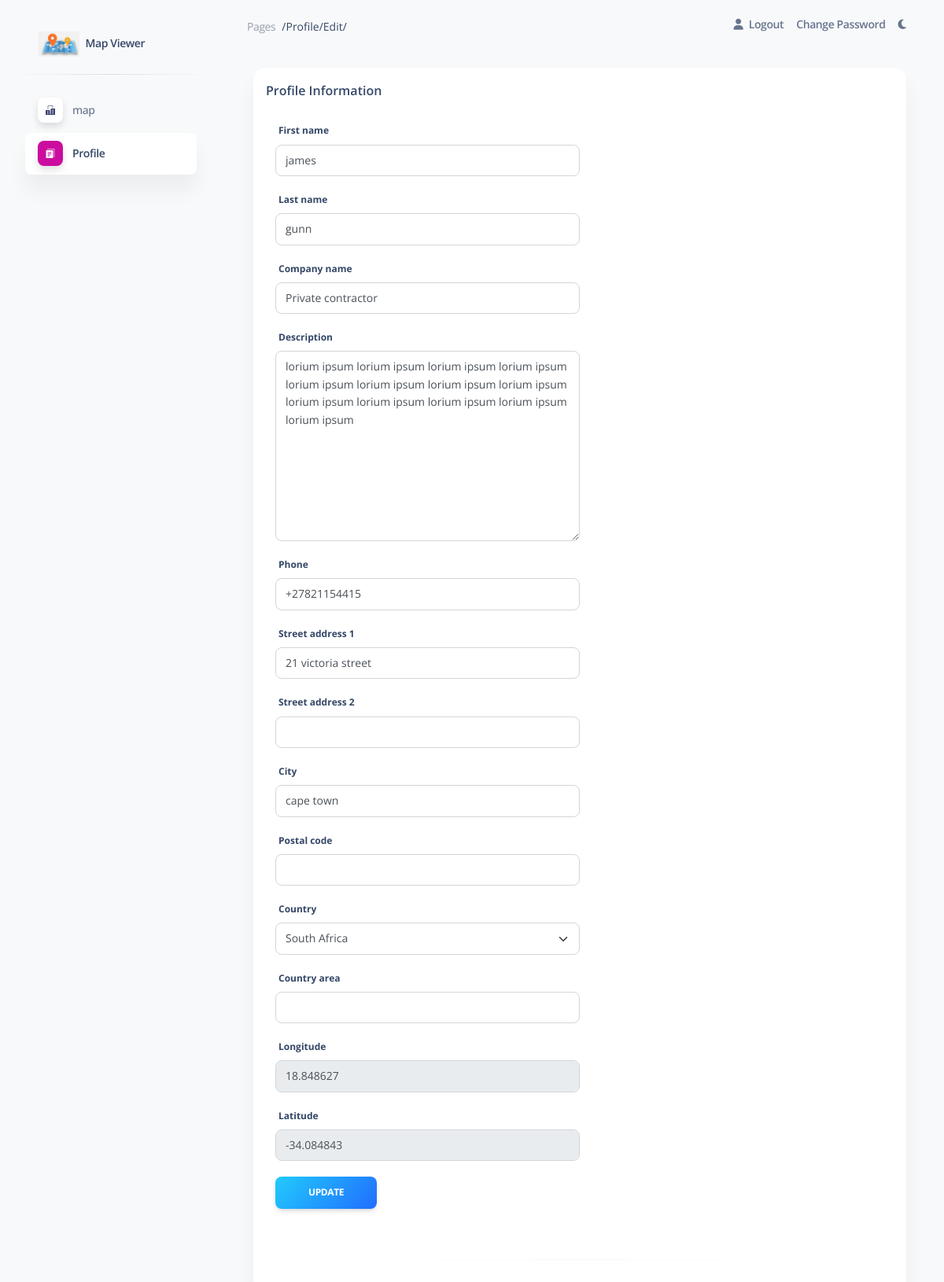
The page /profile/edit/ (signed in) on the database its author committed.
### user/models.py (models this page shows)
class User(AbstractBaseUser, PermissionsMixin):
    email = models.EmailField(_('email address'), unique=True)
    first_name = models.CharField(_('first name'), max_length=30, blank=True)
    last_name = models.CharField(_('last name'), max_length=30, blank=True)
    company_name = models.CharField(_('company name'), max_length=30, blank=True)
    description = models.TextField(_("description"), null=True, blank=True)
    is_staff = models.BooleanField(default=False)
    is_active = models.BooleanField(default=True)
    date_joined = models.DateTimeField(default=timezone.now)
    phone = PhoneNumberField(blank=True, default="")
    street_address_1 = models.CharField(max_length=256, blank=True)
    street_address_2 = models.CharField(max_length=256, blank=True)
    city = models.CharField(max_length=256, blank=True)
    postal_code = models.CharField(max_length=20, blank=True)
    country = CountryField(null=True, blank=True)
    country_area = models.CharField(max_length=128, blank=True)
    longitude = models.DecimalField(max_digits=8, decimal_places=6, null=True, blank=True)
    latitude = models.DecimalField(max_digits=8, decimal_places=6, null=True, blank=True)
    USERNAME_FIELD = 'email'
    REQUIRED_FIELDS = []
    objects = UserManager()

### home/views.py (the view)
# urls.py: path('profile/edit/', views.ProtectedProfileEditView.as_view(), name='profile-edit'),
class ProtectedProfileEditView(UpdateView):
  template_name = "pages/profile-edit.html"
  form_class = ProfileChangeForm
  success_url = "/profile/"
  model = User
  @method_decorator(login_required)
  def dispatch(self, *args, **kwargs):
    return super().dispatch(*args, **kwargs)
  def get_object(self):
    return self.request.user
  def get_context_data(self, **kwargs):
    context = super().get_context_data(**kwargs)
    context['segment'] = 'profile'
    return context

### user/forms.py (shortened to what this page needs)
class ProfileChangeForm(forms.ModelForm):
    class Meta:
        model = User
        exclude = ('email', 'password', 'user_permissions', 'groups', 'is_superuser' ,'is_staff','is_active','is_active', 'last_login', 'date_joined')
    def __init__(self, *args, **kwargs):
        super().__init__(*args, **kwargs)
        if 'email' in self.fields:
            self.fields['email'].disabled = True
        if 'latitude' in self.fields:
            self.fields['latitude'].disabled = True
        if 'longitude' in self.fields:
            self.fields['longitude'].disabled = True

### admin_soft/templatetags/admin_soft.py (called while the page is built)
@assignment_tag(takes_context=True)
def get_direction(context):
    res = {
        'panel': 'text-left',
        'notify': 'right',
        'float': 'float-right',
        'reverse_panel': 'text-right',
        'nav': 'ml-auto'
    }
    if context.get('LANGUAGE_BIDI'):
        res['panel'] = 'text-right'
        res['notify'] = 'left'
        res['float'] = ''
        res['reverse_panel'] = 'text-left'
        res['nav'] = 'mr-auto'
    return res

@assignment_tag(takes_context=True)
def get_admin_setting(context):
    res = {
    }
    return res

### templates/pages/profile-edit.html (shortened to what this page needs)
{% extends 'layouts/base.html' %}
{% load static %}
{% block content %}
    <div class="container-fluid">
    <div class="container-fluid py-4">
      <div class="row">
        <div class="col-12 col-xl-12">
          <div class="card h-100">
            <div class="card-header pb-0 p-3">
              <div class="row">
                <div class="col-md-8 d-flex align-items-center">
                  <h6 class="mb-0">Profile Information</h6>
                </div>
                  <div class="card-body">
                    <form role="form" method="post" action="#">
                      {% for field in form %}
                        <label for="{{ field.id_for_label }}">{{ field.label }}</label>
                        <div class="mb-3 col-6 col-xl-6">
                          {{field}}
                        </div>
                      {% endfor %}
                      <div class="text-center col-2 col-xl-2">
                        <button type="submit" class="btn bg-gradient-info w-100 mt-1 mb-0">Update</button>
                      </div>
                    </form>
                  </div>
              </div>
            </div>
            <div class="card-body p-3">
            <hr class="horizontal gray-light my-4">
            </div>
          </div>
        </div>
      </div>
    </div>
  </div>
{% endblock content %}

### static/css/dark-theme-core.css (style rules this page uses)
body { transition: background-color 200ms ease-in; }

### rows shown on the page
User: form "james" "gunn" "Private contractor" "lorium ipsum lorium ipsum lorium ipsum lorium ipsum lorium ipsum lorium ipsum lorium ipsum lorium ipsum lorium ipsum lorium ipsum lorium ipsum lorium ipsum lorium ipsum" "+27821154415" "21 victoria street" "cape town" "South Africa" "18.848627" "-34.084843"

### other values the page prints
{{ request.path|title }} "/Profile/Edit/"
{{ field.label }} "First name" "Last name" "Company name" "Description" "Phone" "Street address 1" "Street address 2" "City" "Postal code" "Country" "Country area" "Longitude" "Latitude"
